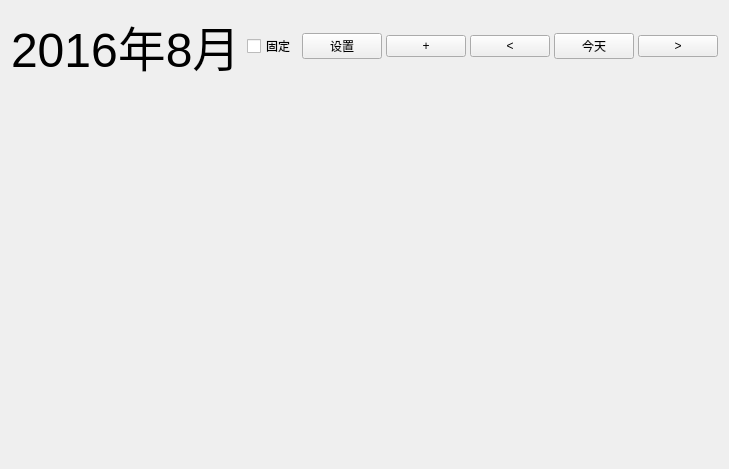
<?xml version="1.0" encoding="UTF-8"?>
<ui version="4.0">
 <class>Calender</class>
 <widget class="QWidget" name="Calender">
  <property name="geometry">
   <rect>
    <x>0</x>
    <y>0</y>
    <width>624</width>
    <height>469</height>
   </rect>
  </property>
  <layout class="QVBoxLayout" name="verticalLayout">
   <item>
    <layout class="QHBoxLayout" name="horizontalLayout_2">
     <item>
      <widget class="QLabel" name="titleLabel">
       <property name="sizePolicy">
        <sizepolicy hsizetype="Preferred" vsizetype="Fixed">
         <horstretch>0</horstretch>
         <verstretch>0</verstretch>
        </sizepolicy>
       </property>
       <property name="font">
        <font>
         <pointsize>36</pointsize>
        </font>
       </property>
       <property name="text">
        <string>2016年8月</string>
       </property>
      </widget>
     </item>
     <item>
      <spacer name="horizontalSpacer">
       <property name="orientation">
        <enum>Qt::Horizontal</enum>
       </property>
       <property name="sizeHint" stdset="0">
        <size>
         <width>40</width>
         <height>20</height>
        </size>
       </property>
      </spacer>
     </item>
     <item>
      <widget class="QCheckBox" name="fix">
       <property name="text">
        <string>固定</string>
       </property>
      </widget>
     </item>
     <item>
      <widget class="QWidget" name="widget_7" native="true">
       <property name="sizePolicy">
        <sizepolicy hsizetype="Fixed" vsizetype="Preferred">
         <horstretch>0</horstretch>
         <verstretch>0</verstretch>
        </sizepolicy>
       </property>
       <layout class="QHBoxLayout" name="horizontalLayout_3">
        <property name="spacing">
         <number>4</number>
        </property>
        <property name="leftMargin">
         <number>0</number>
        </property>
        <property name="topMargin">
         <number>0</number>
        </property>
        <property name="rightMargin">
         <number>0</number>
        </property>
        <property name="bottomMargin">
         <number>0</number>
        </property>
        <item>
         <widget class="QPushButton" name="settingButton">
          <property name="text">
           <string>设置</string>
          </property>
         </widget>
        </item>
        <item>
         <widget class="QPushButton" name="addItemButton">
          <property name="text">
           <string>+</string>
          </property>
         </widget>
        </item>
        <item>
         <widget class="QPushButton" name="goLeftButton">
          <property name="sizePolicy">
           <sizepolicy hsizetype="Fixed" vsizetype="Fixed">
            <horstretch>0</horstretch>
            <verstretch>0</verstretch>
           </sizepolicy>
          </property>
          <property name="text">
           <string>&lt;</string>
          </property>
         </widget>
        </item>
        <item>
         <widget class="QPushButton" name="goTodayButton">
          <property name="sizePolicy">
           <sizepolicy hsizetype="Fixed" vsizetype="Fixed">
            <horstretch>0</horstretch>
            <verstretch>0</verstretch>
           </sizepolicy>
          </property>
          <property name="text">
           <string>今天</string>
          </property>
         </widget>
        </item>
        <item>
         <widget class="QPushButton" name="goRightButton">
          <property name="sizePolicy">
           <sizepolicy hsizetype="Fixed" vsizetype="Fixed">
            <horstretch>0</horstretch>
            <verstretch>0</verstretch>
           </sizepolicy>
          </property>
          <property name="text">
           <string>&gt;</string>
          </property>
         </widget>
        </item>
       </layout>
      </widget>
     </item>
    </layout>
   </item>
   <item>
    <widget class="QWidget" name="widget_6" native="true">
     <property name="sizePolicy">
      <sizepolicy hsizetype="Preferred" vsizetype="Expanding">
       <horstretch>0</horstretch>
       <verstretch>0</verstretch>
      </sizepolicy>
     </property>
     <layout class="QGridLayout" name="gridLayout_2">
      <property name="leftMargin">
       <number>0</number>
      </property>
      <property name="topMargin">
       <number>0</number>
      </property>
      <property name="rightMargin">
       <number>0</number>
      </property>
      <property name="bottomMargin">
       <number>0</number>
      </property>
      <property name="spacing">
       <number>0</number>
      </property>
     </layout>
    </widget>
   </item>
  </layout>
 </widget>
 <resources/>
 <connections/>
</ui>
